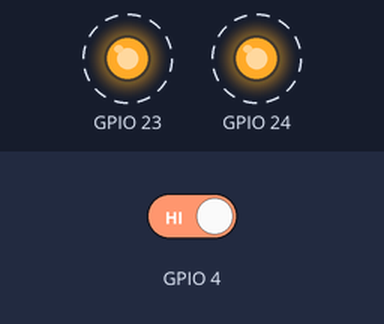
Bench run of a program on a simulated Raspberry Pi (BCM pin numbers). Shown: output pins drawn as LEDs (lit = HIGH). Dashed ring = blinking. The test bench sets the inputs (shaded band); at power-on: GPIO 4 HIGH. What the program prints to the terminal is not drawn.

Above: at 1.2 s.
1.3 s: GPIO 4 driven LOW
Timing chart, 0 to 10.3 s (numbered marks = the images above; inputs shaded):
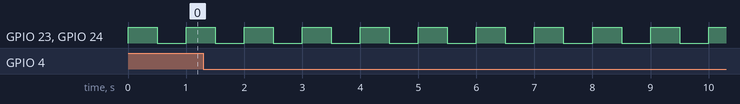

Measured:
- by itself, GPIO 23, GPIO 24: alternates HIGH for 0.50 s and LOW for 0.50 s

The program:

testLEDS.py
```python
import RPi.GPIO as GPIO
from time import sleep
GPIO.setmode(GPIO.BCM)
GPIO.setup(23, GPIO.OUT)
GPIO.setup(24, GPIO.OUT)
GPIO.setup(4, GPIO.IN)

def printer(channel):
    print("button pushed successfully")

GPIO.add_event_detect(4,GPIO.FALLING,callback=printer,bouncetime=500)

try:
    while True:
        GPIO.output(23, 1)
        GPIO.output(24, 1)
        sleep(0.5)
        GPIO.output(23, 0)
        GPIO.output(24, 0)
        sleep(0.5)

except KeyboardInterrupt:
    GPIO.cleanup()
```
